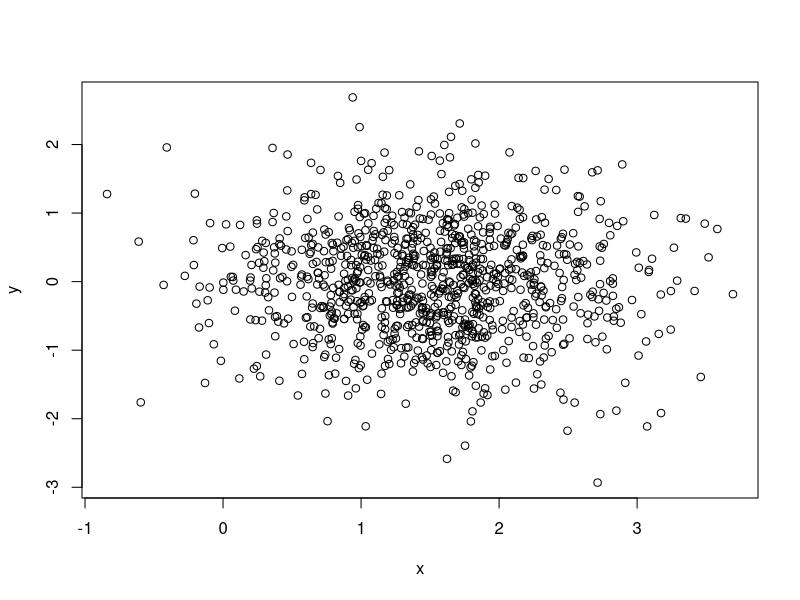

Source code (R):
#2)

U<- runif(10000000, 0,1)
A <- runif(10000000,0,1)

x1 <- sqrt(-2 * log (U))* cos(A*pi) * sqrt(0.6)
x2 <- sqrt(-2 * log (U))* sin(A*pi) * sqrt(0.6)


g <- rbinom(1000, size = 1, prob = 0.5)

x1n <- rnorm(1000, 0, sqrt(0.6) )
x2n <- rnorm(1000, 0, sqrt(0.6) )
x3 <- rnorm(1000, 1.5, sqrt(0.5) )
x4 <- rnorm(1000, 1.2, sqrt(0.5) )

ifelse (g==0, x<- x1n, x<- x3)
ifelse (g==0, y<- x2n, x<- x3)

plot(x, y)
